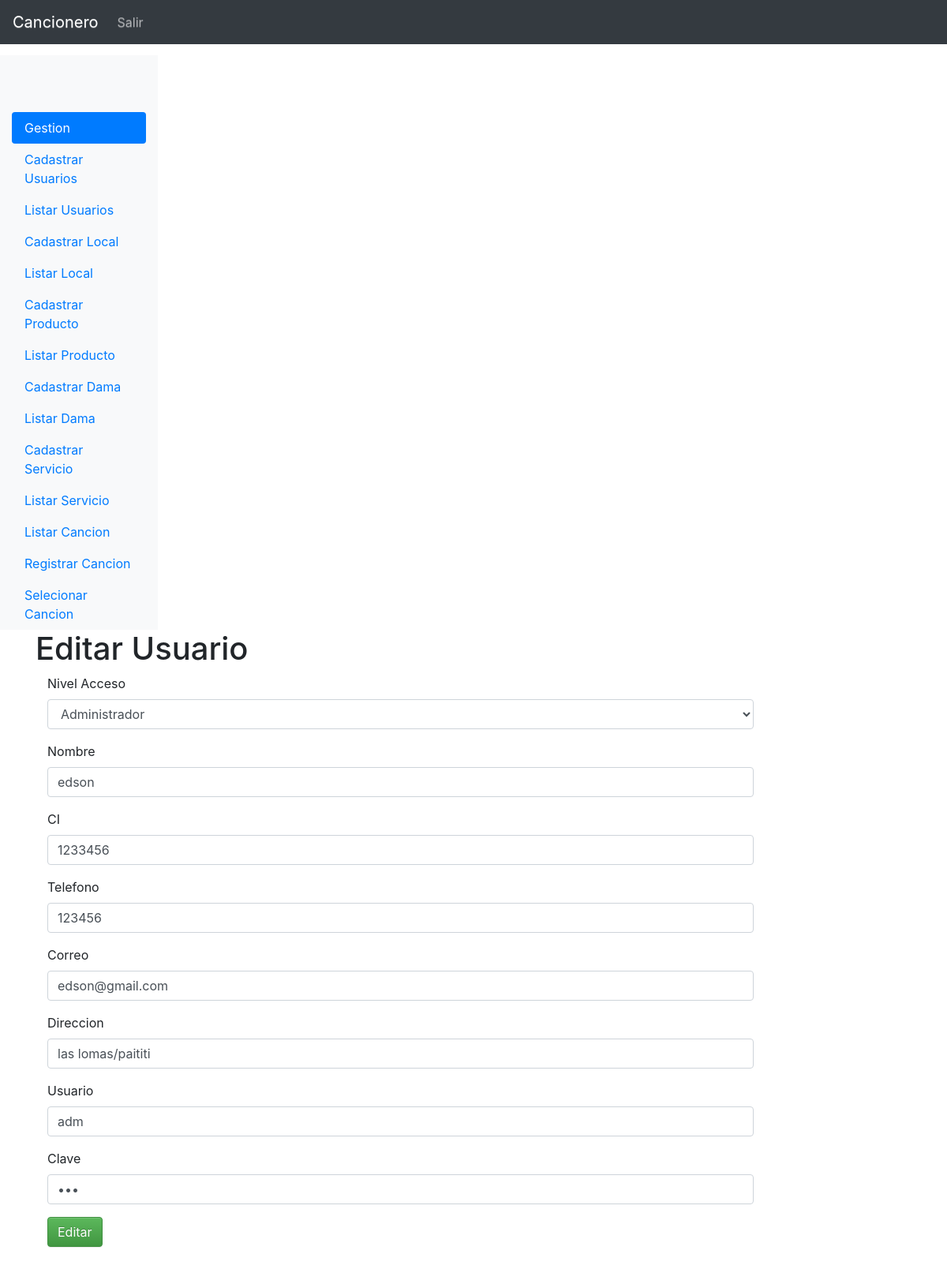
Page /editar_usuario.php?id=1 (signed in) on the committed database.
### tables this page shows
CREATE TABLE `personas` (
  `id_persona` int(11) NOT NULL,
  `tipo_persona` varchar(30) DEFAULT NULL,
  `nombre` varchar(60) NOT NULL,
  `ci` varchar(15) NOT NULL,
  `telefono` varchar(20) NOT NULL,
  `correo` varchar(30) NOT NULL,
  `direccion` varchar(80) NOT NULL,
  `usuario` varchar(15) NOT NULL,
  `clave` varchar(15) NOT NULL
);

### editar_usuario.php (the view, shortened to what this page needs)
<?php
  include_once("conexao.php");
  $id = $_GET["id"];
  $result = mysqli_query($conn,"SELECT * FROM personas WHERE id_persona='$id' LIMIT 1");
  $resultado =  mysqli_fetch_assoc($result);
?>
<!doctype html>
<html lang="pt-BR">
  <head>
    <link href="css/bootstrap.min.css" rel="stylesheet">
    <link href="css/bootstrap-theme.min.css" rel="stylesheet">
    <link href="css/ie10-viewport-bug-workaround.css" rel="stylesheet">
    <link href="css/theme.css" rel="stylesheet">
  </head>
  <body>
  <?php
    include_once("menu_admin.php");
  ?>
    <div class="container theme-showcase" role="main">
      <div class="page-header">
        <h1>Editar Usuario</h1>
      </div>
      <div class="row">
        <div class="col-md-12">
        <form class="form-horizontal" method="POST" action="processa/proc_editar_usuario.php">
            <div class="form-group">
                <label for="inputEmail3" class="col-sm-2 control-label">Nivel Acceso</label>
                <div class="col-sm-10">
                <select class="form-control" name="tipo_persona">
                    <option value="adm">Administrador</option>
                </select>
                </div>
            </div>
            <div class="form-group">
                <label for="inputEmail3" class="col-sm-2 control-label">Nombre</label>
                <div class="col-sm-10">
                <input type="text" class="form-control" name="nombre" placeholder="Nombre" value="<?php echo $resultado['nombre']; ?>">
                </div>
            </div>
            <div class="form-group">
                <label for="inputEmail3" class="col-sm-2 control-label">CI</label>
                <div class="col-sm-10">
                <input type="text" class="form-control" name="ci" placeholder="CI" value="<?php echo $resultado['ci']; ?>">
                </div>
            </div>
            <div class="form-group">
                <label for="inputEmail3" class="col-sm-2 control-label">Telefono</label>
                <div class="col-sm-10">
                <input type="text" class="form-control" name="telefono" placeholder="Telefono" value="<?php echo $resultado['telefono']; ?>">
                </div>
            </div>
            <div class="form-group">
                <label for="inputEmail3" class="col-sm-2 control-label">Correo</label>
                <div class="col-sm-10">
                <input type="email" class="form-control" name="correo" placeholder="Correo" value="<?php echo $resultado['correo']; ?>">
                </div>
            </div>
            <div class="form-group">
                <label for="inputEmail3" class="col-sm-2 control-label">Direccion</label>
                <div class="col-sm-10">
                <input type="text" class="form-control" name="direccion" placeholder="Direccion" value="<?php echo $resultado['direccion']; ?>">
                </div>
            </div>
            <div class="form-group">
                <label for="inputEmail3" class="col-sm-2 control-label">Usuario</label>
                <div class="col-sm-10">
                <input type="text" class="form-control" name="usuario" placeholder="Usuario" value="<?php echo $resultado['usuario']; ?>">
                </div>
            </div>
            <div class="form-group">
                <label for="inputPassword3" class="col-sm-2 control-label">Clave</label>
                <div class="col-sm-10">
                <input type="password" class="form-control" name="clave" placeholder="Clave" value="<?php echo $resultado['clave']; ?>">
                </div>
            </div>
            <div class="form-group">
                <div class="col-sm-offset-2 col-sm-10">
                <button type="submit" class="btn btn-success">Editar</button>
                </div>
            </div>
        </form>
        </div>
      </div>
    </div>
  </body>
</html>

### css/theme.css (style rules this page uses)
body { padding-top: 70px; padding-bottom: 30px; }

### rows in the picture
personas: nombre "edson", ci "1233456", telefono "123456", correo "edson@gmail.com", direccion "las lomas/paititi", usuario "adm"
